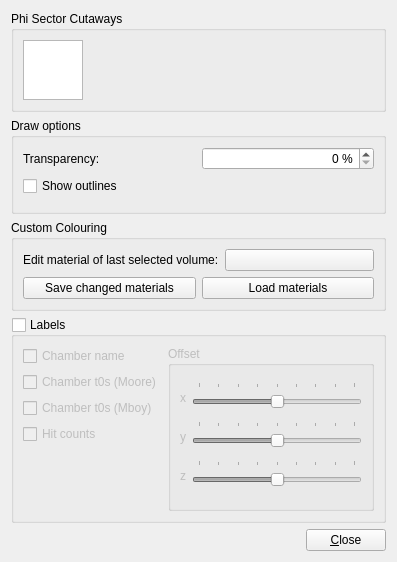
<?xml version="1.0" encoding="UTF-8"?>
<ui version="4.0">
 <class>GeoSysSettingsDisplayForm</class>
 <widget class="QWidget" name="GeoSysSettingsDisplayForm">
  <property name="geometry">
   <rect>
    <x>0</x>
    <y>0</y>
    <width>397</width>
    <height>562</height>
   </rect>
  </property>
  <property name="windowTitle">
   <string>Form</string>
  </property>
  <layout class="QVBoxLayout" name="verticalLayout_2">
   <item>
    <widget class="QGroupBox" name="groupBox">
     <property name="title">
      <string>Phi Sector Cutaways</string>
     </property>
     <layout class="QHBoxLayout" name="horizontalLayout_2">
      <item>
       <widget class="PhiSectionWidget" name="phisectionwidget">
        <property name="sizePolicy">
         <sizepolicy hsizetype="Fixed" vsizetype="Fixed">
          <horstretch>0</horstretch>
          <verstretch>0</verstretch>
         </sizepolicy>
        </property>
        <property name="maximumSize">
         <size>
          <width>60</width>
          <height>60</height>
         </size>
        </property>
       </widget>
      </item>
      <item>
       <spacer name="horizontalSpacer">
        <property name="orientation">
         <enum>Qt::Horizontal</enum>
        </property>
        <property name="sizeHint" stdset="0">
         <size>
          <width>70</width>
          <height>20</height>
         </size>
        </property>
       </spacer>
      </item>
     </layout>
    </widget>
   </item>
   <item>
    <widget class="QGroupBox" name="groupBox_5">
     <property name="title">
      <string>Draw options</string>
     </property>
     <layout class="QVBoxLayout" name="verticalLayout">
      <item>
       <layout class="QHBoxLayout" name="horizontalLayout">
        <item>
         <widget class="QLabel" name="label">
          <property name="text">
           <string>Transparency:</string>
          </property>
         </widget>
        </item>
        <item>
         <widget class="QSpinBox" name="spinBox_transp">
          <property name="alignment">
           <set>Qt::AlignRight|Qt::AlignTrailing|Qt::AlignVCenter</set>
          </property>
          <property name="suffix">
           <string> %</string>
          </property>
          <property name="maximum">
           <number>100</number>
          </property>
          <property name="singleStep">
           <number>5</number>
          </property>
         </widget>
        </item>
       </layout>
      </item>
      <item>
       <widget class="QCheckBox" name="checkBox_showVolumeOutLines">
        <property name="toolTip">
         <string>Decorate shapes with lines at the edges (current only certain shapes such as muon chambers are supported)</string>
        </property>
        <property name="text">
         <string>Show outlines</string>
        </property>
       </widget>
      </item>
      <item>
       <widget class="VP1DrawOptionsWidget" name="widget_drawOptions" native="true"/>
      </item>
     </layout>
    </widget>
   </item>
   <item>
    <widget class="QGroupBox" name="groupBox_colouring">
     <property name="title">
      <string>Custom Colouring</string>
     </property>
     <layout class="QGridLayout" name="gridLayout">
      <item row="0" column="0" colspan="2">
       <layout class="QHBoxLayout" name="_8">
        <item>
         <widget class="QLabel" name="label_13">
          <property name="text">
           <string>Edit material of last selected volume:</string>
          </property>
         </widget>
        </item>
        <item>
         <widget class="VP1MaterialButton" name="matButton_lastSel">
          <property name="toolTip">
           <string>Edit the material of the last picked volume</string>
          </property>
          <property name="text">
           <string/>
          </property>
         </widget>
        </item>
       </layout>
      </item>
      <item row="1" column="0">
       <widget class="QPushButton" name="pushButton_saveChangedMaterials">
        <property name="toolTip">
         <string>Store changed materials into a .vp1geomat file which can be loaded later (hold down CTRL while clicking to store ALL materials, rather than just the ones that do not have default values)</string>
        </property>
        <property name="text">
         <string>Save changed materials</string>
        </property>
       </widget>
      </item>
      <item row="1" column="1">
       <widget class="QPushButton" name="pushButton_loadMaterials">
        <property name="toolTip">
         <string>Load materials from a .vp1geomat file</string>
        </property>
        <property name="text">
         <string>Load materials</string>
        </property>
       </widget>
      </item>
     </layout>
    </widget>
   </item>
   <item>
    <widget class="QGroupBox" name="groupBox_labels">
     <property name="enabled">
      <bool>true</bool>
     </property>
     <property name="title">
      <string>Labels</string>
     </property>
     <property name="checkable">
      <bool>true</bool>
     </property>
     <property name="checked">
      <bool>false</bool>
     </property>
     <layout class="QHBoxLayout" name="horizontalLayout_3">
      <item>
       <layout class="QVBoxLayout" name="verticalLayout_3">
        <item>
         <widget class="QCheckBox" name="checkBox_labels_names">
          <property name="enabled">
           <bool>false</bool>
          </property>
          <property name="toolTip">
           <string>Enables the drawing of track labels</string>
          </property>
          <property name="text">
           <string>Chamber name</string>
          </property>
         </widget>
        </item>
        <item>
         <widget class="QCheckBox" name="checkBox_labels_mooret0s">
          <property name="enabled">
           <bool>false</bool>
          </property>
          <property name="text">
           <string>Chamber t0s (Moore)</string>
          </property>
         </widget>
        </item>
        <item>
         <widget class="QCheckBox" name="checkBox_labels_mboyt0s">
          <property name="enabled">
           <bool>false</bool>
          </property>
          <property name="text">
           <string>Chamber t0s (Mboy)</string>
          </property>
         </widget>
        </item>
        <item>
         <widget class="QCheckBox" name="checkBox_labels_hits">
          <property name="enabled">
           <bool>false</bool>
          </property>
          <property name="text">
           <string>Hit counts</string>
          </property>
         </widget>
        </item>
        <item>
         <spacer name="verticalSpacer">
          <property name="orientation">
           <enum>Qt::Vertical</enum>
          </property>
          <property name="sizeHint" stdset="0">
           <size>
            <width>20</width>
            <height>17</height>
           </size>
          </property>
         </spacer>
        </item>
       </layout>
      </item>
      <item>
       <widget class="QGroupBox" name="groupBox_2">
        <property name="sizePolicy">
         <sizepolicy hsizetype="Minimum" vsizetype="Preferred">
          <horstretch>0</horstretch>
          <verstretch>0</verstretch>
         </sizepolicy>
        </property>
        <property name="minimumSize">
         <size>
          <width>150</width>
          <height>0</height>
         </size>
        </property>
        <property name="title">
         <string>Offset</string>
        </property>
        <property name="flat">
         <bool>false</bool>
        </property>
        <layout class="QGridLayout" name="gridLayout_3">
         <property name="bottomMargin">
          <number>7</number>
         </property>
         <property name="horizontalSpacing">
          <number>-1</number>
         </property>
         <property name="verticalSpacing">
          <number>0</number>
         </property>
         <item row="0" column="0">
          <widget class="QLabel" name="label_11">
           <property name="text">
            <string>x</string>
           </property>
          </widget>
         </item>
         <item row="1" column="1">
          <widget class="QSlider" name="horizontalSlider_labels_yOffset">
           <property name="sizePolicy">
            <sizepolicy hsizetype="Expanding" vsizetype="Minimum">
             <horstretch>0</horstretch>
             <verstretch>0</verstretch>
            </sizepolicy>
           </property>
           <property name="maximumSize">
            <size>
             <width>16777215</width>
             <height>32</height>
            </size>
           </property>
           <property name="minimum">
            <number>-100</number>
           </property>
           <property name="maximum">
            <number>100</number>
           </property>
           <property name="tracking">
            <bool>true</bool>
           </property>
           <property name="orientation">
            <enum>Qt::Horizontal</enum>
           </property>
           <property name="invertedAppearance">
            <bool>false</bool>
           </property>
           <property name="tickPosition">
            <enum>QSlider::TicksAbove</enum>
           </property>
           <property name="tickInterval">
            <number>25</number>
           </property>
          </widget>
         </item>
         <item row="2" column="1">
          <widget class="QSlider" name="horizontalSlider_labels_zOffset">
           <property name="sizePolicy">
            <sizepolicy hsizetype="Expanding" vsizetype="Minimum">
             <horstretch>0</horstretch>
             <verstretch>0</verstretch>
            </sizepolicy>
           </property>
           <property name="maximumSize">
            <size>
             <width>16777215</width>
             <height>32</height>
            </size>
           </property>
           <property name="minimum">
            <number>-100</number>
           </property>
           <property name="maximum">
            <number>100</number>
           </property>
           <property name="tracking">
            <bool>true</bool>
           </property>
           <property name="orientation">
            <enum>Qt::Horizontal</enum>
           </property>
           <property name="invertedAppearance">
            <bool>false</bool>
           </property>
           <property name="tickPosition">
            <enum>QSlider::TicksAbove</enum>
           </property>
           <property name="tickInterval">
            <number>25</number>
           </property>
          </widget>
         </item>
         <item row="2" column="0">
          <widget class="QLabel" name="label_9">
           <property name="text">
            <string>z</string>
           </property>
          </widget>
         </item>
         <item row="0" column="1">
          <widget class="QSlider" name="horizontalSlider_labels_xOffset">
           <property name="sizePolicy">
            <sizepolicy hsizetype="Expanding" vsizetype="Minimum">
             <horstretch>0</horstretch>
             <verstretch>0</verstretch>
            </sizepolicy>
           </property>
           <property name="maximumSize">
            <size>
             <width>16777215</width>
             <height>32</height>
            </size>
           </property>
           <property name="minimum">
            <number>-100</number>
           </property>
           <property name="maximum">
            <number>100</number>
           </property>
           <property name="tracking">
            <bool>true</bool>
           </property>
           <property name="orientation">
            <enum>Qt::Horizontal</enum>
           </property>
           <property name="invertedAppearance">
            <bool>false</bool>
           </property>
           <property name="tickPosition">
            <enum>QSlider::TicksAbove</enum>
           </property>
           <property name="tickInterval">
            <number>25</number>
           </property>
          </widget>
         </item>
         <item row="1" column="0">
          <widget class="QLabel" name="label_3">
           <property name="text">
            <string>y</string>
           </property>
          </widget>
         </item>
        </layout>
       </widget>
      </item>
     </layout>
    </widget>
   </item>
   <item>
    <layout class="QHBoxLayout" name="_4">
     <item>
      <spacer>
       <property name="orientation">
        <enum>Qt::Horizontal</enum>
       </property>
       <property name="sizeHint" stdset="0">
        <size>
         <width>40</width>
         <height>20</height>
        </size>
       </property>
      </spacer>
     </item>
     <item>
      <widget class="QPushButton" name="pushButton_close">
       <property name="text">
        <string>&amp;Close</string>
       </property>
      </widget>
     </item>
    </layout>
   </item>
  </layout>
 </widget>
 <customwidgets>
  <customwidget>
   <class>VP1MaterialButton</class>
   <extends>QPushButton</extends>
   <header>VP1Base/VP1MaterialButton.h</header>
  </customwidget>
  <customwidget>
   <class>VP1DrawOptionsWidget</class>
   <extends>QWidget</extends>
   <header>VP1Base/VP1DrawOptionsWidget.h</header>
   <container>1</container>
  </customwidget>
  <customwidget>
   <class>PhiSectionWidget</class>
   <extends>QGraphicsView</extends>
   <header>VP1Base/PhiSectionWidget.h</header>
  </customwidget>
 </customwidgets>
 <resources/>
 <connections>
  <connection>
   <sender>groupBox_labels</sender>
   <signal>toggled(bool)</signal>
   <receiver>checkBox_labels_names</receiver>
   <slot>setEnabled(bool)</slot>
   <hints>
    <hint type="sourcelabel">
     <x>198</x>
     <y>426</y>
    </hint>
    <hint type="destinationlabel">
     <x>118</x>
     <y>396</y>
    </hint>
   </hints>
  </connection>
 </connections>
</ui>
